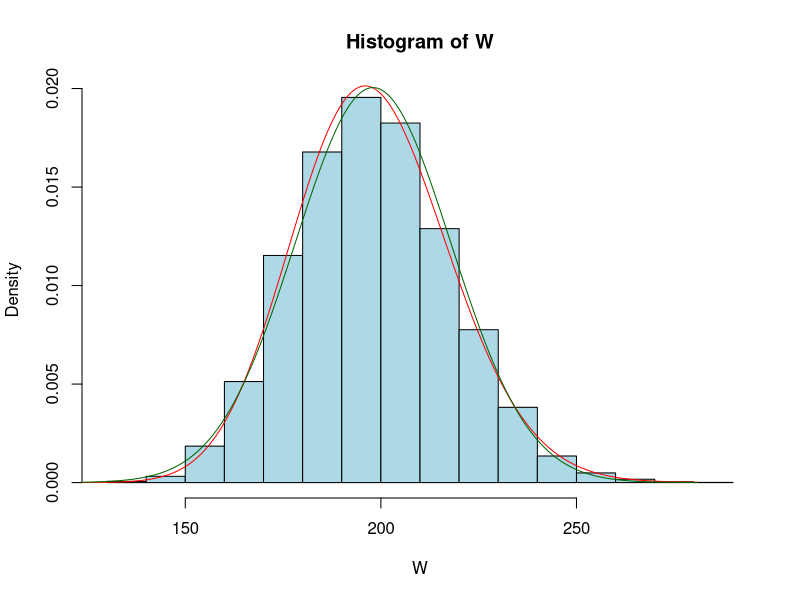
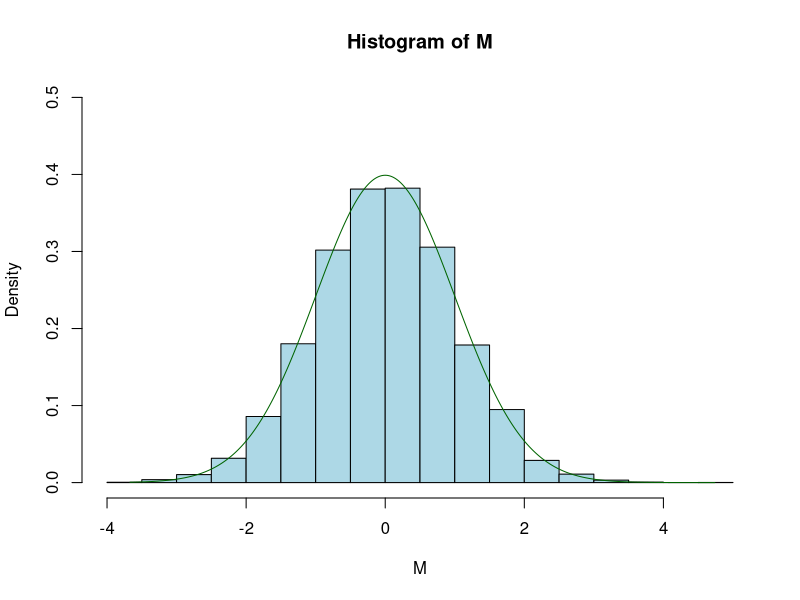
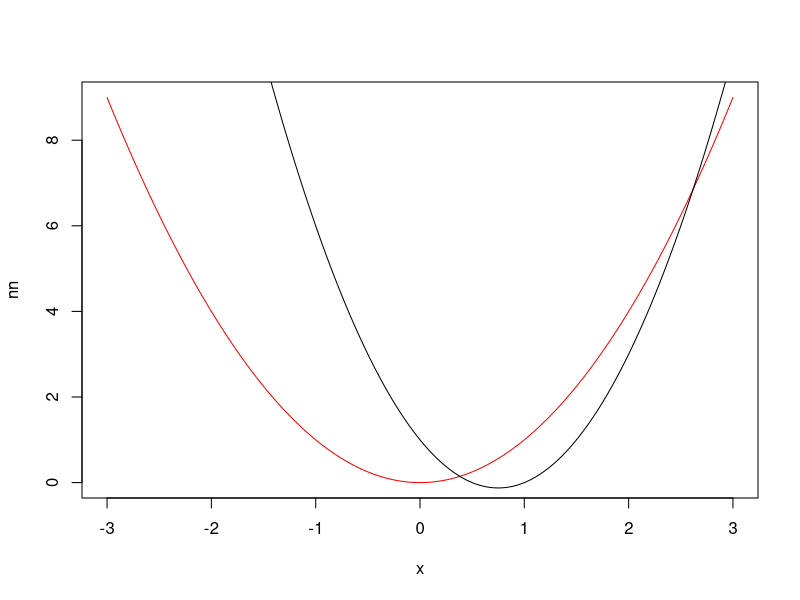

Source code (R) for these figures, in order:


N = 10000
n = 100


mu_x = 2
mu_y = 2
sigma = 3

W = rep(0, N)
M = rep(0, N)

S = function(sampleX, sampleY) {
  return((sum((sampleX - mean(sampleX))^2) + sum((sampleY - mean(sampleY))^2)) / (length(sampleX) + length(sampleY) - 2))
}

for (i in 1:N) {
  sampleX = rnorm(n, mean=mu_x, sd=sigma)
  sampleY = rnorm(n, mean=mu_y, sd=sigma)
  
  W[i] = (2 * n - 2) * S(sampleX, sampleY) / sigma^2  
  M[i] = ((mean(sampleY) - mean(sampleX)) - (mu_y - mu_x)) / sqrt(S(sampleX, sampleY) * 2 / n)
}

interW = seq(0, max(W), 0.01)
hist(W, freq=FALSE, col='light blue', breaks=20)
lines(interW, dchisq(interW, 2 * n - 2), col='red')
lines(interW, dnorm(interW, mean=2*n-2, sd=sqrt(2 * (2*n-2))), col='dark green')

interM = seq(min(M), max(M), 0.01)
hist(M, freq=FALSE, col='light blue', breaks=20, ylim=c(0, 0.5))
lines(interM, dnorm(interM), col='dark green')

pchisq(3 * n - 3, 2 * n - 2) - pchisq(n - 1, 2 * n - 2)



x = seq(-3, 3, 0.01)
nn = x^2
n2n1 = (2 * x - 1) * (x - 1)

plot(x, nn, type='l', col='red')
lines(x, n2n1)







